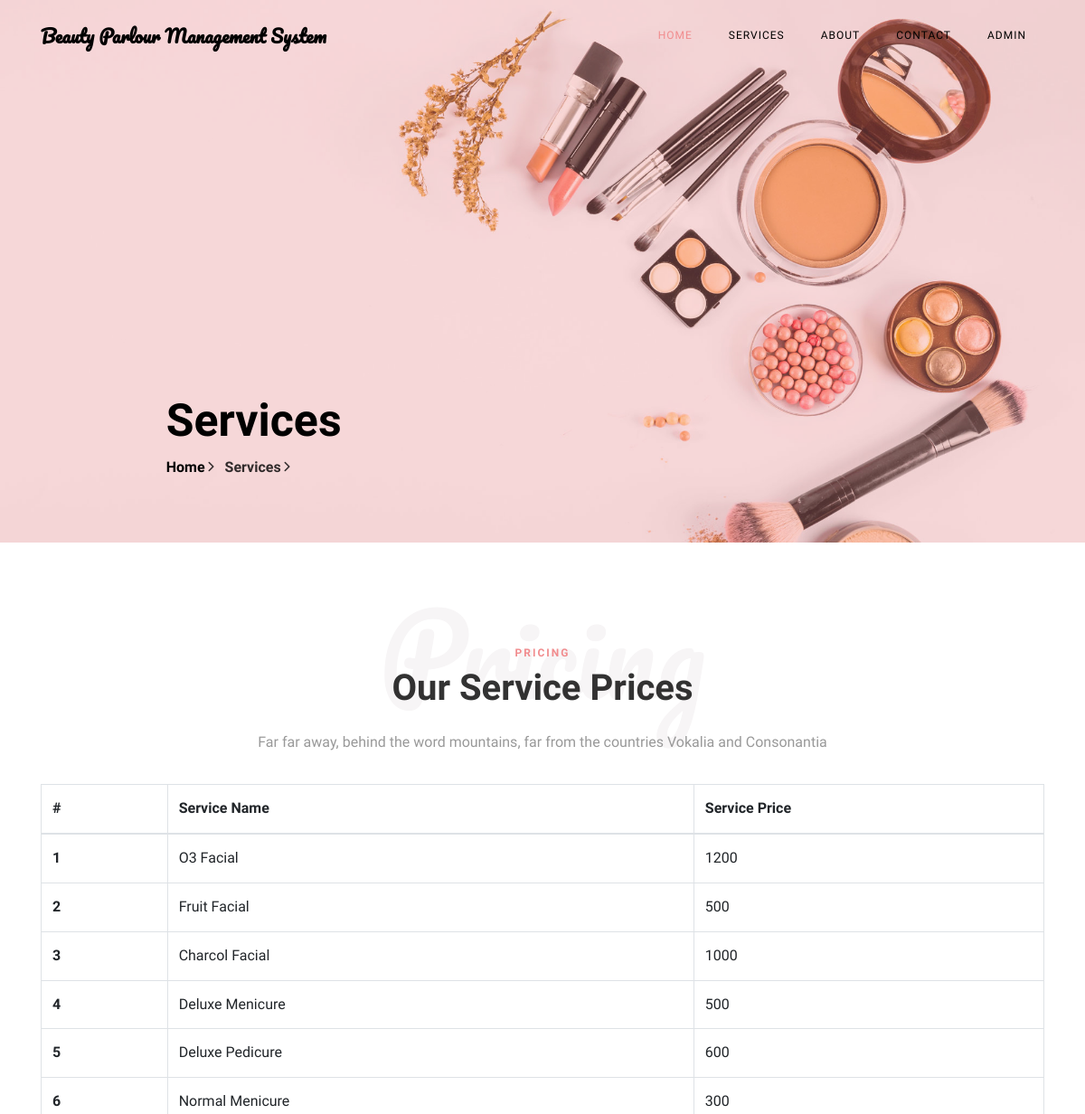
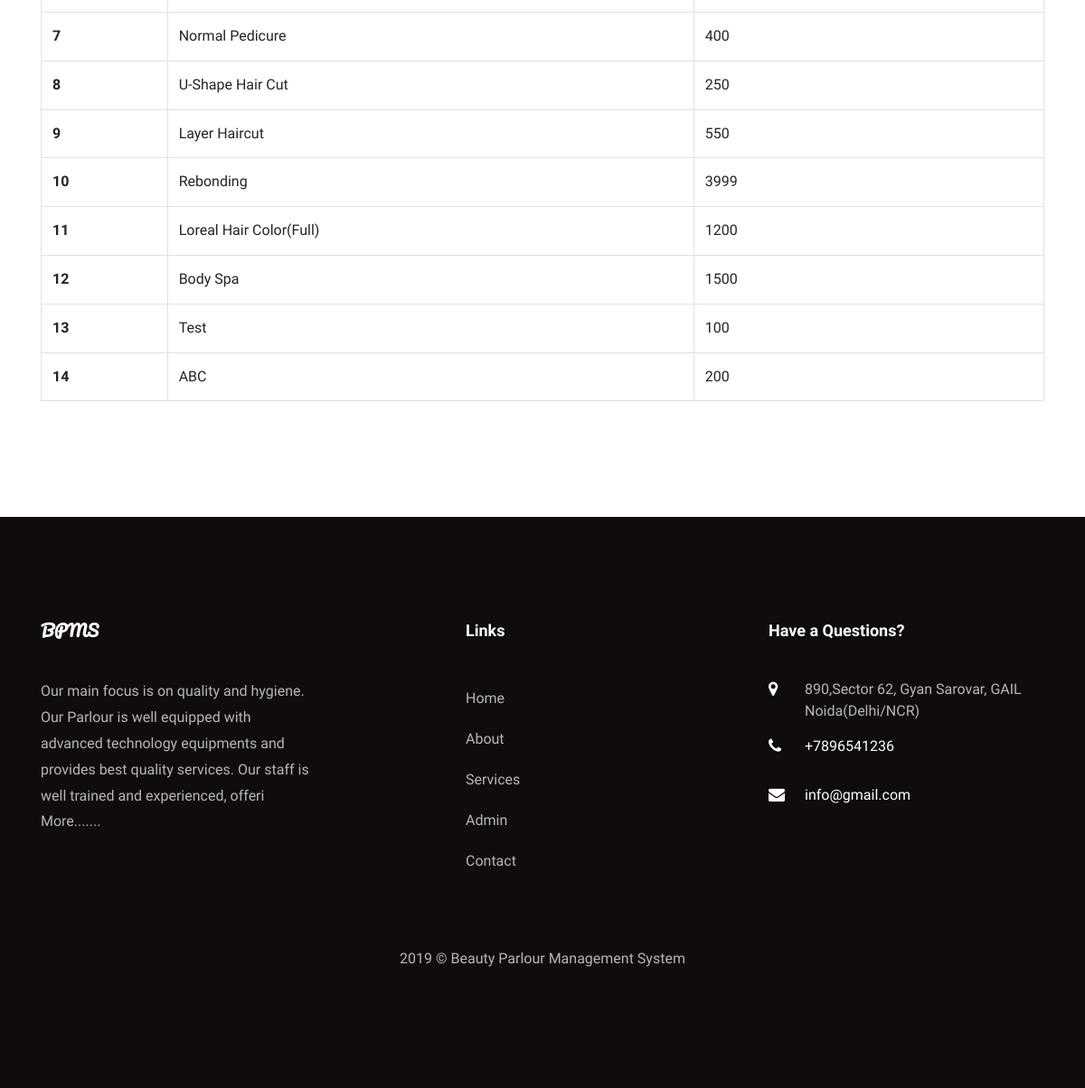
Screenshot of /bpms/services.php with the database file from the repository (2 pictures, top to bottom).
### tables this page shows
CREATE TABLE `tblservices` (
  `ID` int(10) NOT NULL,
  `ServiceName` varchar(200) DEFAULT NULL,
  `Cost` int(10) DEFAULT NULL,
  `CreationDate` timestamp NULL DEFAULT current_timestamp()
);

CREATE TABLE `tblpage` (
  `ID` int(10) NOT NULL,
  `PageType` varchar(200) DEFAULT NULL,
  `PageTitle` mediumtext DEFAULT NULL,
  `PageDescription` mediumtext DEFAULT NULL,
  `Email` varchar(200) DEFAULT NULL,
  `MobileNumber` bigint(10) DEFAULT NULL,
  `UpdationDate` date DEFAULT NULL,
  `Timing` varchar(200) NOT NULL
);

### bpms/services.php (the view, shortened to what this page needs)
<?php
include('includes/dbconnection.php');
  ?>
<!DOCTYPE html>
<html lang="en">
  <head>
    <link rel="stylesheet" href="css/open-iconic-bootstrap.min.css">
    <link rel="stylesheet" href="css/animate.css">
    <link rel="stylesheet" href="css/owl.carousel.min.css">
    <link rel="stylesheet" href="css/owl.theme.default.min.css">
    <link rel="stylesheet" href="css/magnific-popup.css">
    <link rel="stylesheet" href="css/aos.css">
    <link rel="stylesheet" href="css/ionicons.min.css">
    <link rel="stylesheet" href="css/bootstrap-datepicker.css">
    <link rel="stylesheet" href="css/jquery.timepicker.css">
    <link rel="stylesheet" href="css/flaticon.css">
    <link rel="stylesheet" href="css/icomoon.css">
    <link rel="stylesheet" href="css/style.css">
  </head>
  <body>
	  <?php include_once('includes/header.php');?>
    <section class="hero-wrap hero-wrap-2" style="background-image: url('images/bg-2.jpg');" data-stellar-background-ratio="0.5">
      <div class="overlay"></div>
      <div class="container">
        <div class="row no-gutters slider-text js-fullheight align-items-end justify-content-center">
          <div class="col-md-9 ftco-animate pb-5">
            <h2 class="mb-0 bread">Services</h2>
            <p class="breadcrumbs"><span class="mr-2"><a href="index.php">Home <i class="ion-ios-arrow-forward"></i></a></span> <span>Services <i class="ion-ios-arrow-forward"></i></span></p>
          </div>
        </div>
      </div>
    </section>
    <section class="ftco-section ftco-pricing">
			<div class="container">
				<div class="row justify-content-center pb-3">
          <div class="col-md-10 heading-section text-center ftco-animate">
          	<h1 class="big">Pricing</h1>
          	<span class="subheading">Pricing</span>
            <h2 class="mb-4">Our Service Prices</h2>
            <p>Far far away, behind the word mountains, far from the countries Vokalia and Consonantia</p>
          </div>
        </div>
            <table class="table table-bordered"> <thead> <tr> <th>#</th> <th>Service Name</th> <th>Service Price</th> </tr> </thead> <tbody>
<?php
$ret=mysqli_query($con,"select *from  tblservices");
$cnt=1;
while ($row=mysqli_fetch_array($ret)) {
?>
             <tr> <th scope="row"><?php echo $cnt;?></th> <td><?php  echo $row['ServiceName'];?></td> <td><?php  echo $row['Cost'];?></td> </tr>   <?php
$cnt=$cnt+1;
}?></tbody> </table>
			</div>
		</section>
    <?php include_once('includes/footer.php');?>
  </body>
</html>

### bpms/includes/header.php
<nav class="navbar navbar-expand-lg navbar-dark ftco_navbar bg-dark ftco-navbar-light" id="ftco-navbar">
      <div class="container">
        <a class="navbar-brand" href="index.php">Beauty Parlour Management System</a>
        <div class="collapse navbar-collapse" id="ftco-nav">
          <ul class="navbar-nav ml-auto">
            <li class="nav-item active"><a href="index.php" class="nav-link">Home</a></li>
            <li class="nav-item"><a href="services.php" class="nav-link">Services</a></li>
            <li class="nav-item"><a href="about.php" class="nav-link">About</a></li>
            <li class="nav-item"><a href="contact.php" class="nav-link">Contact</a></li>
            <li class="nav-item"><a href="admin/index.php" class="nav-link">Admin</a></li>
          </ul>
        </div>
      </div>
    </nav>

### bpms/includes/footer.php (shortened to what this page needs)
 <?php
include('includes/dbconnection.php');
?>
 <footer class="ftco-footer ftco-section">
      <div class="container">
        <div class="row mb-5">
          <div class="col-md">
            <div class="ftco-footer-widget mb-4">
              <h2 class="ftco-heading-2 logo">BPMS</h2>
              <?php
$ret=mysqli_query($con,"select * from tblpage where PageType='aboutus' ");
while ($row=mysqli_fetch_array($ret)) {
?>
              <p><?php  echo substr($row['PageDescription'],0,200);?> <a href="about.php">More.......</a></p><?php } ?>
            </div>
          </div>
          <div class="col-md" style="padding-left: 150px">
             <div class="ftco-footer-widget mb-4">
              <h2 class="ftco-heading-2">Links</h2>
              <ul class="list-unstyled">
                <li><a href="index.php" class="py-2 d-block">Home</a></li>
                <li><a href="about.php" class="py-2 d-block">About</a></li>
                <li><a href="services.php" class="py-2 d-block">Services</a></li>
                <li><a href="admin/index.php" class="py-2 d-block">Admin</a></li>
                <li><a href="contact.php" class="py-2 d-block">Contact</a></li>
              </ul>
            </div>
          </div>
          <div class="col-md">
            <div class="ftco-footer-widget mb-4">
            	<h2 class="ftco-heading-2">Have a Questions?</h2>
            	<div class="block-23 mb-3">
                <?php
$ret=mysqli_query($con,"select * from tblpage where PageType='contactus' ");
while ($row=mysqli_fetch_array($ret)) {
?>
	              <ul>
	                <li><span class="icon icon-map-marker"></span><span class="text"><?php  echo $row['PageDescription'];?></span></li>
	                <li><a href="#"><span class="icon icon-phone"></span><span class="text">+<?php  echo $row['MobileNumber'];?></span></a></li>
	                <li><a href="#"><span class="icon icon-envelope"></span><span class="text"><?php  echo $row['Email'];?></span></a></li>
	              </ul>
	            </div>
               <?php } ?>
            </div>
          </div>
        </div>
        <div class="row">
          <div class="col-md-12 text-center">
            <p>
  2019 &copy; Beauty Parlour Management System  </p>
          </div>
        </div>
      </div>
    </footer>

### bpms/css/icomoon.css (style rules this page uses)
[class^="icon-"], [class*=" icon-"] { font-family: 'icomoon' !important; speak: none; font-style: normal; font-weight: normal; font-variant: normal; text-transform: none; line-height: 1; -webkit-font-smoothing: antialiased; -moz-osx-font-smoothing: grayscale; }
.icon-map-marker:before { content: "\f041"; }
.icon-phone:before { content: "\f095"; }
.icon-envelope:before { content: "\f0e0"; }

### rows the page displays
tblservices: ServiceName "O3 Facial", Cost "1200"
tblservices: ServiceName "Fruit Facial", Cost "500"
tblservices: ServiceName "Charcol Facial", Cost "1000"
tblservices: ServiceName "Deluxe Menicure", Cost "500"
tblservices: ServiceName "Deluxe Pedicure", Cost "600"
tblservices: ServiceName "Normal Menicure", Cost "300"
tblservices: ServiceName "Normal Pedicure", Cost "400"
tblservices: ServiceName "U-Shape Hair Cut", Cost "250"
tblservices: ServiceName "Layer Haircut", Cost "550"
tblservices: ServiceName "Rebonding", Cost "3999"
tblservices: ServiceName "Loreal Hair Color(Full)", Cost "1200"
tblservices: ServiceName "Body Spa", Cost "1500"
tblservices: ServiceName "Test", Cost "100"
tblservices: ServiceName "ABC", Cost "200"
tblpage: PageDescription "Our main focus is on quality and hygiene. Our Parlour is well equipped with advanced technology equipments and provides best quality services. Our staff is well trained and experienced, offeri"
tblpage: PageDescription "890,Sector 62, Gyan Sarovar, GAIL Noida(Delhi/NCR)", MobileNumber "7896541236", Email "info@gmail.com"
